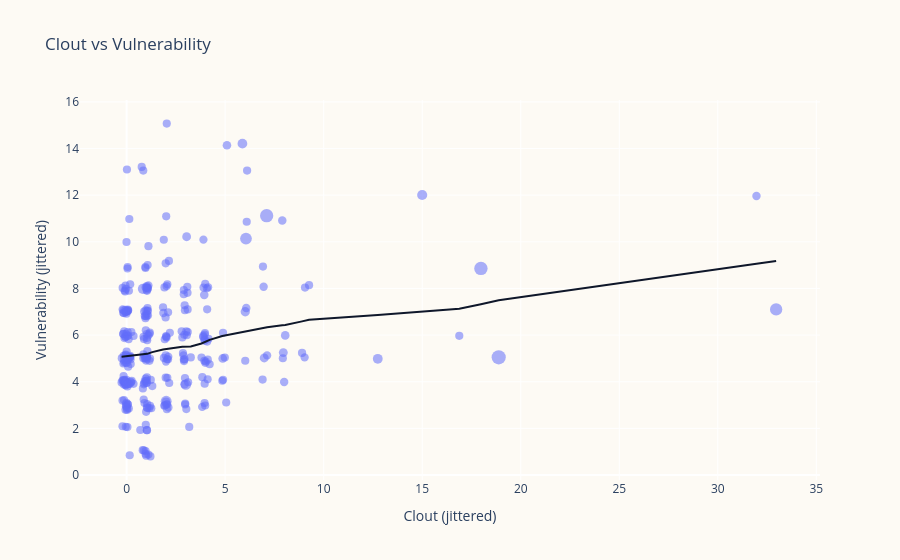

Source (notebook cell):
### Markdown cell above
## 7. Directed Matrix `company x competitors`

**Goal**: prepare the matrix representation used by projection and community detection.

**Sample Selection Policy**

We build the analysis sample with explicit, deterministic rules to keep the competition graph interpretable and comparable across runs.

1. **Starting pool**: all companies from the cleaned directed dataset (`df_agg` / `df_raw`).
2. **Investor exclusion**: remove entities identified as investors (e.g., investor/investment, venture capital, VC, private equity).
3. **Relational consistency filter**: remove companies that do not share any competitor with at least one other company.
4. **Rows kept**: only companies passing rules 2 and 3 are kept as matrix rows (analyzed actors).
5. **Columns kept**: competitor columns remain the full mentioned competitor universe from the directed data.

**Why this policy**

- Focus the map on operating competitive dynamics rather than financing actors.
- Remove isolated profiles that cannot contribute to shared competitive structure.
- Preserve a directed representation (`company -> competitor`) while keeping enough overlap for robust community detection.

**Output**: `df_matrix` and `cooccurrence_matrix.csv` (directed matrix).

### Code cell
# Matrice dirigee: lignes = entreprises, colonnes = competiteurs.
# On garde la logique asymetrique, sans M + M^T.
df_matrix = df_agg.pivot_table(
    index=COL_NAME,
    columns="competitor",
    values="count",
    fill_value=0,
)

# Exclude investor-type actors from the selected row set.
sector_series = df_raw[COL_SECTOR].fillna("").astype(str).str.casefold()
investor_mask = sector_series.str.contains(
    r"\binvest(?:or|ment)?s?\b|venture\s+capital|\bvc\b|private\s+equity",
    regex=True,
    na=False,
 )

selected_actor_series = df_raw.loc[~investor_mask, COL_NAME].dropna().astype(str).str.strip()
enterprise_actors = sorted(selected_actor_series[selected_actor_series.ne("")].unique().tolist())

excluded_investors = sorted(
    df_raw.loc[investor_mask, COL_NAME].dropna().astype(str).str.strip().unique().tolist()
 )

df_matrix = df_matrix.reindex(index=enterprise_actors, fill_value=0)

# Keep only companies that share at least one competitor with another company.
binary = (df_matrix > 0).astype(np.int8)
shared_comp_counts = binary.to_numpy(dtype=np.int8) @ binary.to_numpy(dtype=np.int8).T
np.fill_diagonal(shared_comp_counts, 0)
has_shared_competitor = shared_comp_counts.max(axis=1) > 0
isolated_no_common = df_matrix.index[~has_shared_competitor].tolist()
df_matrix = df_matrix.loc[has_shared_competitor].copy()

print(f"Investors excluded from row selection: {len(excluded_investors)}")
if excluded_investors:
    print("Sample excluded investors:", ", ".join(excluded_investors[:12]))

print(f"Companies removed (no shared competitor): {len(isolated_no_common)}")
if isolated_no_common:
    print("Sample removed isolated companies:", ", ".join(isolated_no_common[:12]))

print(f"Matrice dirigee: {df_matrix.shape[0]} entreprises x {df_matrix.shape[1]} competiteurs")
print(f"Densite non-nulle : {(df_matrix.values > 0).mean():.1%}")

cooc_path = EXPORTS_DIR / "cooccurrence_matrix.csv"
df_matrix.to_csv(cooc_path)
print(f"Export matrice dirigee -> {cooc_path}")

# Vulnerability = somme ligne ; Clout = somme colonne.
row_sums = df_matrix.sum(axis=1).rename("vulnerability")
col_sums = df_matrix.sum(axis=0).rename("clout")

row_sums_path = EXPORTS_DIR / "cooccurrence_row_sums.csv"
row_sums.sort_values(ascending=False).to_frame().to_csv(row_sums_path)
print(f"Export vulnerability (row sums) -> {row_sums_path}")

col_sums_path = EXPORTS_DIR / "cooccurrence_column_sums.csv"
col_sums.sort_values(ascending=False).to_frame().to_csv(col_sums_path)
print(f"Export clout (column sums) -> {col_sums_path}")

df_vulnerability_clout = pd.DataFrame({"actor": df_matrix.index.astype(str)})
df_vulnerability_clout["vulnerability"] = df_vulnerability_clout["actor"].map(row_sums).fillna(0)
df_vulnerability_clout["clout"] = df_vulnerability_clout["actor"].map(col_sums).fillna(0)
cap_num = pd.to_numeric(df_raw["capitalization"], errors="coerce") if "capitalization" in df_raw.columns else pd.Series(np.nan, index=df_raw.index)
funds_num = pd.to_numeric(df_raw["funds_raised"], errors="coerce") if "funds_raised" in df_raw.columns else pd.Series(np.nan, index=df_raw.index)
ranking_num = pd.to_numeric(df_raw["ranking_score"], errors="coerce")
size_basis_series = cap_num.fillna(funds_num).fillna(ranking_num).clip(lower=0)
size_basis_map = pd.Series(size_basis_series.to_numpy(), index=df_raw[COL_NAME]).to_dict()
df_vulnerability_clout["size_basis"] = df_vulnerability_clout["actor"].map(size_basis_map).fillna(0)
df_vulnerability_clout = df_vulnerability_clout.sort_values(["vulnerability", "clout"], ascending=[False, False])
cap_min = float(df_vulnerability_clout["size_basis"].min())
cap_max = float(df_vulnerability_clout["size_basis"].max())
if np.isclose(cap_min, cap_max):
    df_vulnerability_clout["bubble_size"] = 5.0
else:
    # Strong downscale for readability on dense plots.
    df_vulnerability_clout["bubble_size"] = 3 + (df_vulnerability_clout["size_basis"] - cap_min) * (9 - 3) / (cap_max - cap_min)
rng = np.random.default_rng(RANDOM_SEED)
jitter_x = 0.12
jitter_y = 0.12
df_vulnerability_clout["clout_jitter"] = df_vulnerability_clout["clout"] + rng.normal(0, jitter_x, len(df_vulnerability_clout))
df_vulnerability_clout["vulnerability_jitter"] = df_vulnerability_clout["vulnerability"] + rng.normal(0, jitter_y, len(df_vulnerability_clout))
vuln_clout_path = EXPORTS_DIR / "enterprise_vulnerability_clout.csv"
df_vulnerability_clout.to_csv(vuln_clout_path, index=False)
print(f"Export vulnerability+clout -> {vuln_clout_path}")

# Scatterplot clout vs vulnerability.
import plotly.express as px

try:
    fig_vuln_clout = px.scatter(
        df_vulnerability_clout,
        x="clout_jitter",
        y="vulnerability_jitter",
        size="bubble_size",
        size_max=10,
        hover_name="actor",
        hover_data={
            "clout": True,
            "vulnerability": True,
            "size_basis": ":,.0f",
            "bubble_size": False,
            "clout_jitter": False,
            "vulnerability_jitter": False,
        },
        title="Clout vs Vulnerability",
        labels={
            "clout_jitter": "Clout (jittered)",
            "vulnerability_jitter": "Vulnerability (jittered)",
        },
        trendline="lowess",
        trendline_color_override="#0f172a",
    )
except Exception as trendline_exc:
    print(f"LOESS trendline skipped ({type(trendline_exc).__name__}): {trendline_exc}")
    fig_vuln_clout = px.scatter(
        df_vulnerability_clout,
        x="clout_jitter",
        y="vulnerability_jitter",
        size="bubble_size",
        size_max=10,
        hover_name="actor",
        hover_data={
            "clout": True,
            "vulnerability": True,
            "size_basis": ":,.0f",
            "bubble_size": False,
            "clout_jitter": False,
            "vulnerability_jitter": False,
        },
        title="Clout vs Vulnerability",
        labels={
            "clout_jitter": "Clout (jittered)",
            "vulnerability_jitter": "Vulnerability (jittered)",
        },
    )

fig_vuln_clout.update_traces(
    marker=dict(opacity=0.55, line=dict(width=0, color="#1f2937")),
    selector=dict(mode="markers"),
)
fig_vuln_clout.update_traces(
    line=dict(width=2, color="#0f172a"),
    selector=dict(mode="lines"),
)
fig_vuln_clout.update_layout(plot_bgcolor="#FDFAF4", paper_bgcolor="#FDFAF4")

vuln_clout_fig_html = EXPORTS_DIR / "vulnerability_clout_scatter.html"
fig_vuln_clout.write_html(str(vuln_clout_fig_html))
print(f"Export clout-vulnerability scatter -> {vuln_clout_fig_html}")

vuln_clout_fig_png = IMAGES_DIR / "vulnerability_clout_scatter.png"
try:
    fig_vuln_clout.write_image(str(vuln_clout_fig_png), width=1400, height=900, scale=2)
    print(f"PNG export -> {vuln_clout_fig_png}")
except Exception as e:
    print(f"PNG export skipped ({type(e).__name__}): {e}")

fig_vuln_clout.show()

### Figure 1 — Plotly figure (JSON) as saved in the notebook; plotly's stock layout.template omitted (floating-point values rounded to 4 significant figures; data arrays with more than 128 entries replaced by an {"elided": "..."} marker saying what was removed)
{"data": [{"customdata": {"elided": "308x4 float values"}, "hovertemplate": "<b>%{hovertext}</b><br><br>clout=%{customdata[0]}<br>vulnerability=%{customdata[1]}<br>size_basis=%{customdata[2]:,.0f}<extra></extra>", "hovertext": {"elided": "308 str values"}, "legendgroup": "", "marker": {"color": "#636efa", "line": {"color": "#1f2937", "width": 0}, "opacity": 0.55, "size": {"elided": "308 float values"}, "sizemode": "area", "sizeref": 0.09, "symbol": "circle"}, "mode": "markers", "name": "", "orientation": "v", "showlegend": false, "type": "scatter", "x": {"elided": "308 float values"}, "xaxis": "x", "y": {"elided": "308 float values"}, "yaxis": "y"}, {"hovertemplate": "<b>LOWESS trendline</b><br><br><extra></extra>", "legendgroup": "", "line": {"color": "#0f172a", "width": 2}, "marker": {"color": "#636efa", "symbol": "circle"}, "mode": "lines", "name": "", "showlegend": false, "type": "scatter", "x": {"elided": "308 float values"}, "xaxis": "x", "y": {"elided": "308 float values"}, "yaxis": "y"}], "layout": {"legend": {"itemsizing": "constant", "tracegroupgap": 0}, "paper_bgcolor": "#FDFAF4", "plot_bgcolor": "#FDFAF4", "title": {"text": "Clout vs Vulnerability"}, "xaxis": {"anchor": "y", "domain": [0, 1], "title": {"text": "Clout (jittered)"}}, "yaxis": {"anchor": "x", "domain": [0, 1], "title": {"text": "Vulnerability (jittered)"}}}}
